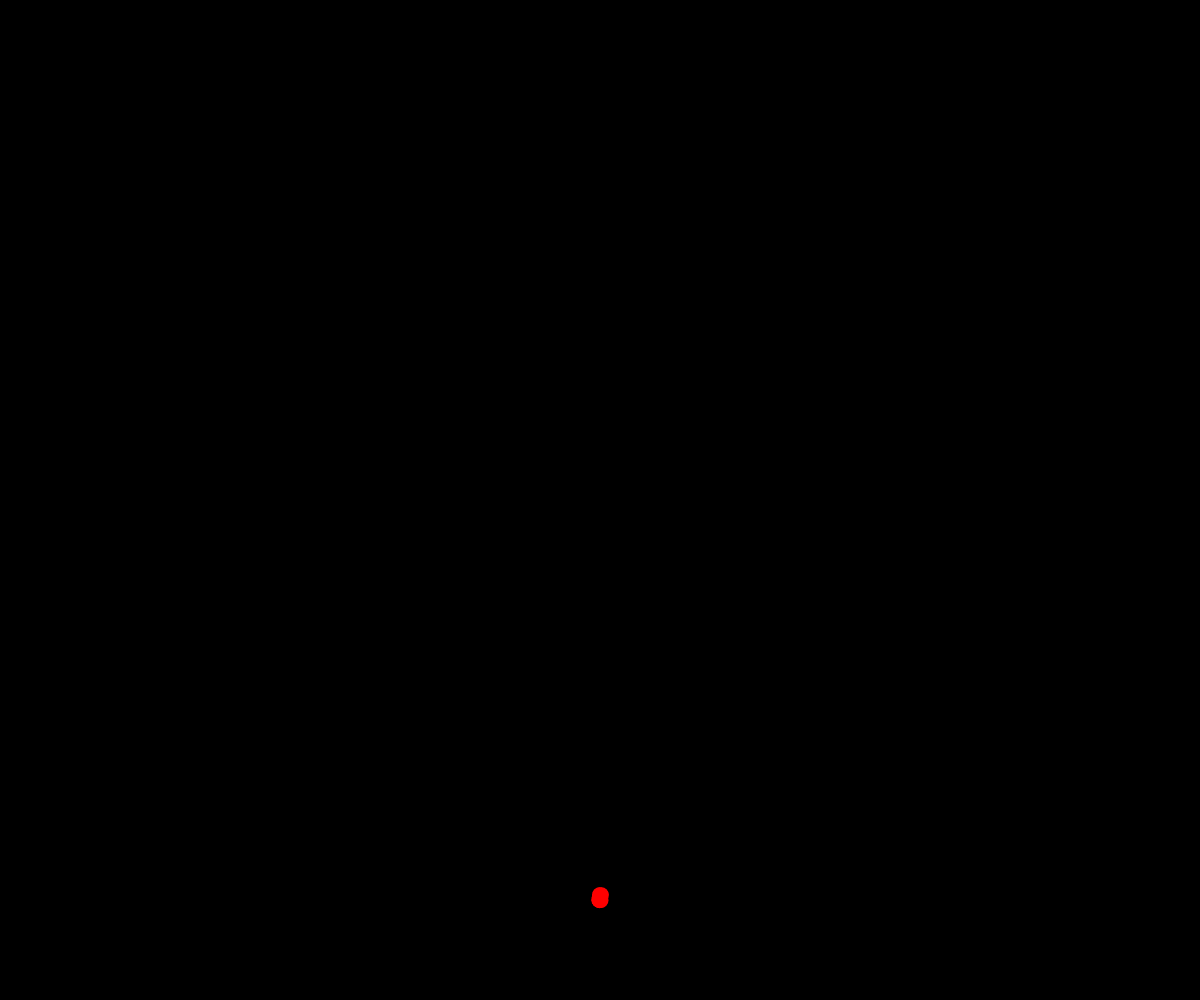
Frame 1 (no input)
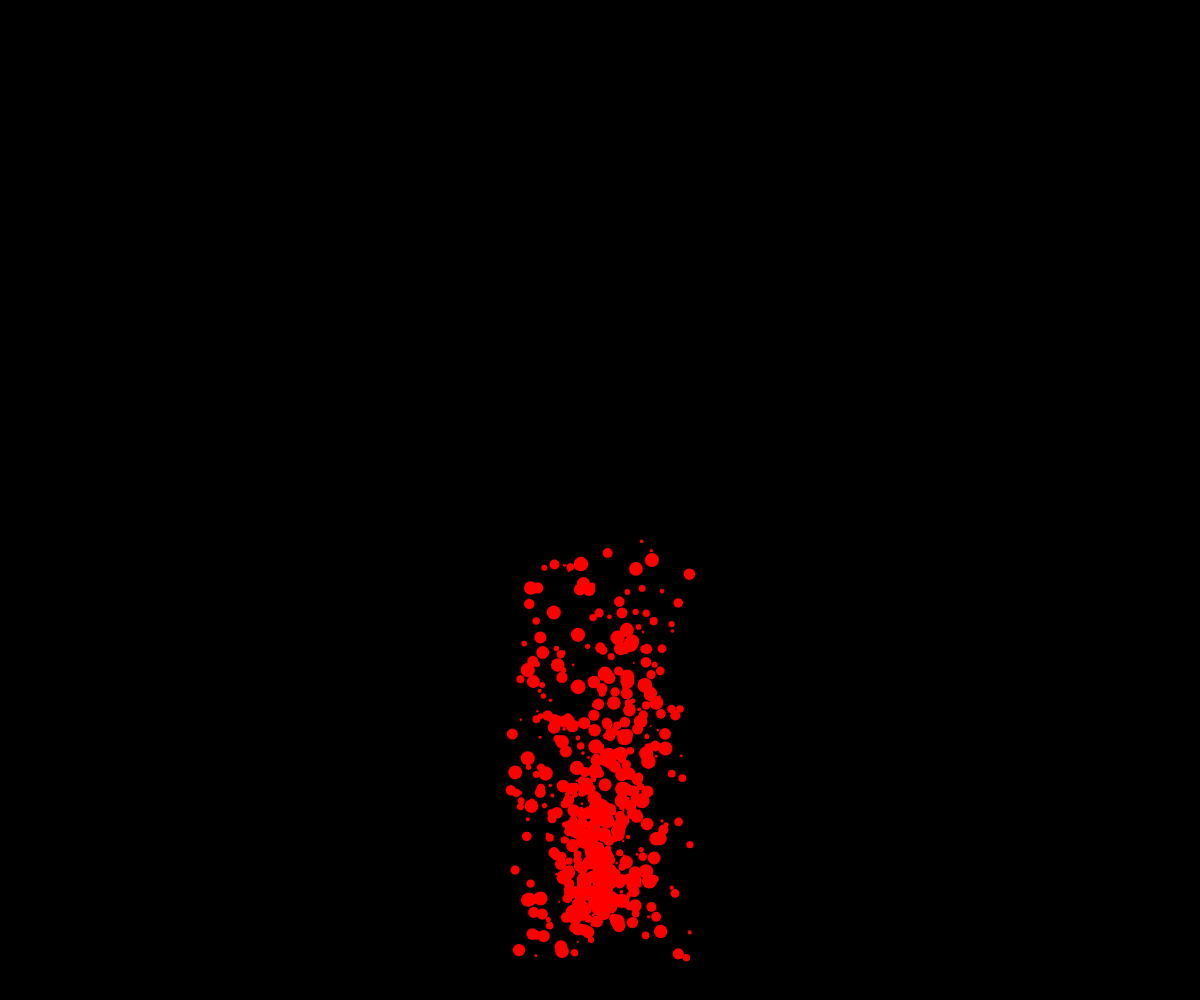
Frame 60 (no input)
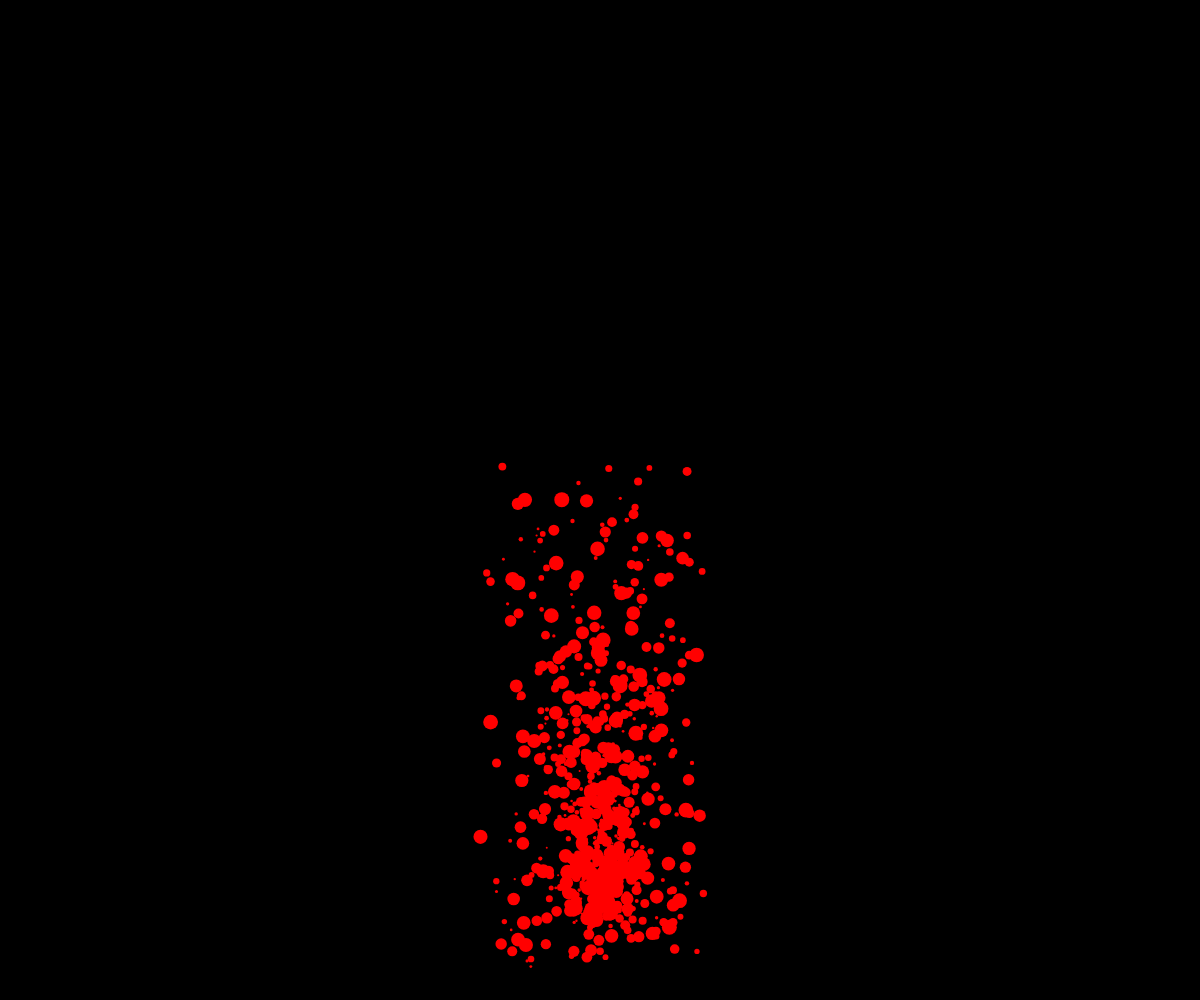
Frame 120 (the mouse pressed at the canvas centre since frame 60)

The p5.js sketch that drew these frames (run headless with seeded random() and noise() and a simulated clock; from frame 60 on, the mouse is pressed at the canvas centre):

// p5.js sketch
// ── sketch.js
let particles;
function setup(){
	      canvasWidth = window.innerWidth,
      canvasHeight = window.innerHeight;

  createCanvas(canvasWidth, canvasHeight);
  particles=Array(100).fill().map(p=>new Particle());

}
function draw(){
	background(0);
	for(let i = 0;i<9;i++){
		let p = new Particle();
        particles.push(p);
	}
	for(let particle of particles){
        particle.update();
        particle.show();
	}
	particles=particles.filter(p=>!p.finished());

	// for(let i =particle.length;i>=0;i--){
	// 	particles[i].update();
	// 	particles[i].show();
	// 	if(particles[i].finished()){
	// 		particles.splice(i,1);
	// 	}
	// }
	
}

class Particle{
	constructor(){
		this.x=width/2;
		this.y=height-100;
		this.vx=random(-1.5,1.5);
		this.vy=random(-6,1);
		this.alpha=400;
	}
	finished(){
		return this.alpha<0;
	}
	update(){
		this.x+=this.vx;
		this.y+=this.vy;
        this.alpha-=5;
	}
	show(){
		noStroke();
		fill(255,0,0);
		ellipse(this.x,this.y,random(2,15));
	}
}
